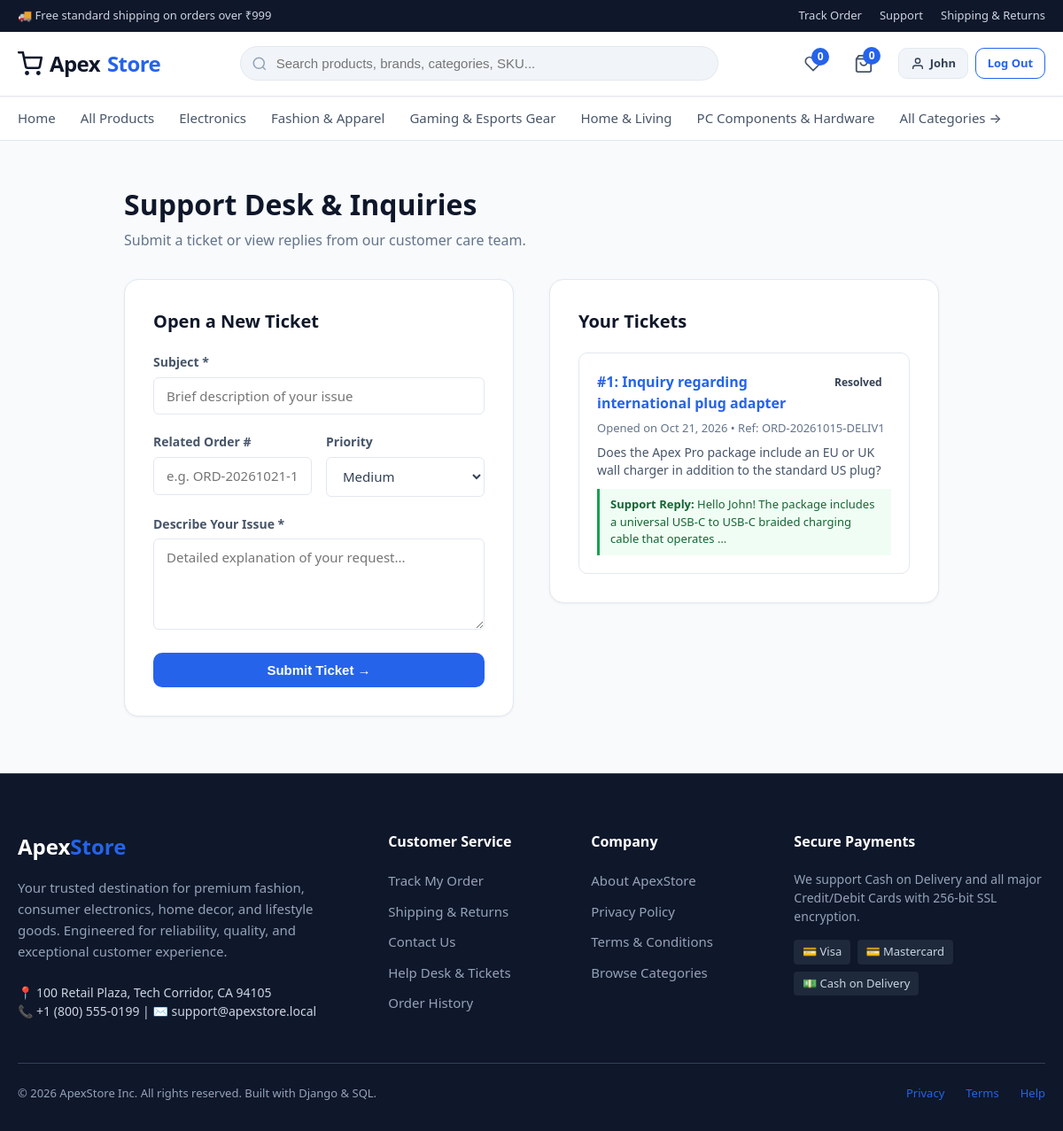
The page /accounts/support/ (signed in) on the database its author committed.
### catalog/models.py (models this page shows, shortened)
class Category(models.Model):
    name = models.CharField(max_length=100)
    slug = models.SlugField(max_length=120, unique=True)
    description = models.TextField(blank=True)
    image = models.ImageField(upload_to='categories/', blank=True, null=True)
    parent = models.ForeignKey('self', on_delete=models.CASCADE, null=True, blank=True, related_name='subcategories')
    is_active = models.BooleanField(default=True)
    created_at = models.DateTimeField(auto_now_add=True)
    class Meta:
        verbose_name_plural = 'Categories'
        ordering = ['name']

### accounts/models.py (models this page shows, shortened)
class SupportTicket(models.Model):
    STATUS_CHOICES = (
        ('open', 'Open'),
        ('in_progress', 'In Progress'),
        ('resolved', 'Resolved'),
        ('closed', 'Closed'),
    )
    PRIORITY_CHOICES = (
        ('low', 'Low'),
        ('medium', 'Medium'),
        ('high', 'High'),
        ('urgent', 'Urgent'),
    )
    user = models.ForeignKey(User, on_delete=models.CASCADE, related_name='support_tickets')
    subject = models.CharField(max_length=200)
    message = models.TextField()
    order_number = models.CharField(max_length=50, blank=True, help_text="Optional related order number")
    status = models.CharField(max_length=20, choices=STATUS_CHOICES, default='open')
    priority = models.CharField(max_length=20, choices=PRIORITY_CHOICES, default='medium')
    admin_response = models.TextField(blank=True)
    assigned_to = models.ForeignKey(User, on_delete=models.SET_NULL, null=True, blank=True, related_name='assigned_tickets')
    created_at = models.DateTimeField(auto_now_add=True)
    updated_at = models.DateTimeField(auto_now=True)
    class Meta:
        ordering = ['-created_at']

### accounts/views.py (the view)
# urls.py: path('support/', views.support_tickets_view, name='support_tickets'),
@login_required
def support_tickets_view(request):
    tickets = request.user.support_tickets.all()
    if request.method == 'POST':
        form = SupportTicketForm(request.POST)
        if form.is_valid():
            ticket = form.save(commit=False)
            ticket.user = request.user
            ticket.save()
            messages.success(request, f"Support ticket #{ticket.id} created. Our support team will get back to you shortly.")
            return redirect('accounts:support_tickets')
    else:
        form = SupportTicketForm()
    return render(request, 'accounts/support_tickets.html', {'tickets': tickets, 'form': form})

### accounts/forms.py
class SupportTicketForm(forms.ModelForm):
    class Meta:
        model = SupportTicket
        fields = ['subject', 'order_number', 'priority', 'message']
        widgets = {
            'subject': forms.TextInput(attrs={'class': 'form-control', 'placeholder': 'Brief description of your issue'}),
            'order_number': forms.TextInput(attrs={'class': 'form-control', 'placeholder': 'e.g. ORD-20261021-1234 (optional)'}),
            'priority': forms.Select(attrs={'class': 'form-select'}),
            'message': forms.Textarea(attrs={'class': 'form-control', 'rows': 4, 'placeholder': 'Detailed explanation of your request...'}),
        }

### accounts/models.py (called while the page is built)
    @property
    def is_staff_member(self):
        return self.user.is_superuser or self.role in [
            Role.SUPERADMIN, Role.MANAGER, Role.INVENTORY_STAFF, Role.ORDER_STAFF, Role.SUPPORT_STAFF
        ]

    @property
    def can_manage_products(self):
        return self.user.is_superuser or self.role in [Role.SUPERADMIN, Role.MANAGER, Role.INVENTORY_STAFF]

    @property
    def can_manage_inventory(self):
        return self.user.is_superuser or self.role in [Role.SUPERADMIN, Role.MANAGER, Role.INVENTORY_STAFF]

    @property
    def can_manage_orders(self):
        return self.user.is_superuser or self.role in [Role.SUPERADMIN, Role.MANAGER, Role.ORDER_STAFF]

    @property
    def can_manage_support(self):
        return self.user.is_superuser or self.role in [Role.SUPERADMIN, Role.MANAGER, Role.SUPPORT_STAFF]

    @property
    def can_view_reports(self):
        return self.user.is_superuser or self.role in [Role.SUPERADMIN, Role.MANAGER]

### cart/context_processors.py (called while the page is built)
def cart_context(request):
    try:
        cart = get_or_create_cart(request)
        cart_total_items = cart.total_items
        cart_subtotal = cart.subtotal
    except Exception:
        cart = None
        cart_total_items = 0
        cart_subtotal = 0
    wishlist_count = 0
    if request.user.is_authenticated:
        wishlist_count = Wishlist.objects.filter(user=request.user).count()
    return {
        'global_cart': cart,
        'cart_total_items': cart_total_items,
        'cart_subtotal': cart_subtotal,
        'wishlist_count': wishlist_count,
    }

### cart/models.py (called while the page is built)
    @property
    def total_items(self):
        return sum(item.quantity for item in self.items.all())

    @property
    def subtotal(self):
        return sum(item.line_total for item in self.items.all())

### templates/accounts/support_tickets.html (shortened to what this page needs)
{% extends 'base.html' %}
{% block content %}
<div class="container" style="max-width:960px;">
  <div style="margin-bottom:2rem;">
    <h1 style="font-size:2rem; font-weight:800; color:#0f172a; margin-bottom:0.25rem;">Support Desk & Inquiries</h1>
    <p style="color:#64748b;">Submit a ticket or view replies from our customer care team.</p>
  </div>
  <div style="display:grid; grid-template-columns: 1fr 1fr; gap:2.5rem; align-items:start;">
    <div style="background:#ffffff; border:1px solid #e2e8f0; border-radius:16px; padding:2rem; box-shadow:0 1px 3px rgba(0,0,0,0.05);">
      <h2 style="font-size:1.25rem; font-weight:700; color:#0f172a; margin-bottom:1.25rem;">Open a New Ticket</h2>
      <form method="POST">
        <div class="form-group">
          <label class="form-label">Subject *</label>
          {{ form.subject }}
        </div>
        <div style="display:grid; grid-template-columns: 1fr 1fr; gap:1rem;">
          <div class="form-group">
            <label class="form-label">Related Order #</label>
            {{ form.order_number }}
          </div>
          <div class="form-group">
            <label class="form-label">Priority</label>
            {{ form.priority }}
          </div>
        </div>
        <div class="form-group">
          <label class="form-label">Describe Your Issue *</label>
          {{ form.message }}
        </div>
        <button type="submit" class="btn btn-primary btn-full">Submit Ticket &rarr;</button>
      </form>
    </div>
    <div style="background:#ffffff; border:1px solid #e2e8f0; border-radius:16px; padding:2rem; box-shadow:0 1px 3px rgba(0,0,0,0.05);">
      <h2 style="font-size:1.25rem; font-weight:700; color:#0f172a; margin-bottom:1.25rem;">Your Tickets</h2>
      {% if tickets %}
      <div style="display:flex; flex-direction:column; gap:1rem;">
        {% for t in tickets %}
        <div style="border:1px solid #e2e8f0; border-radius:10px; padding:1.25rem;">
          <div style="display:flex; justify-content:space-between; align-items:flex-start; margin-bottom:0.4rem;">
            <a href="{% url 'accounts:ticket_detail' pk=t.pk %}" style="font-weight:700; color:#2563eb; font-size:1rem;">
              #{{ t.id }}: {{ t.subject }}
            </a>
            <span class="status-badge badge-{{ t.status }}">{{ t.get_status_display }}</span>
          </div>
          <div style="font-size:0.8125rem; color:#64748b; margin-bottom:0.5rem;">
            Opened on {{ t.created_at|date:"M d, Y" }} {% if t.order_number %}• Ref: {{ t.order_number }}{% endif %}
          </div>
          <p style="font-size:0.875rem; color:#475569; line-height:1.4;">{{ t.message|truncatewords:20 }}</p>
          {% if t.admin_response %}
          <div style="margin-top:0.75rem; background:#f0fdf4; border-left:3px solid #16a34a; padding:0.5rem 0.75rem; font-size:0.8125rem; color:#166534;">
            <strong>Support Reply:</strong> {{ t.admin_response|truncatewords:15 }}
          </div>
          {% endif %}
        </div>
        {% endfor %}
      </div>
      {% else %}
      <p style="color:#64748b; font-size:0.9375rem;">You do not have any open or previous support requests.</p>
      {% endif %}
    </div>
  </div>
</div>
{% endblock %}

### templates/base.html (shortened to what this page needs)
{% load static %}
<!DOCTYPE html>
<html lang="en">
<head>
  <link rel="stylesheet" href="{% static 'css/style.css' %}">
</head>
<body>
  <div class="top-bar">
    <div class="container top-bar-inner">
      <div>🚚 Free standard shipping on orders over {{ currency_symbol }}{{ free_shipping_threshold|floatformat:0 }}</div>
      <div class="top-bar-links">
        <a href="{% url 'orders:track' %}">Track Order</a>
        <a href="{% url 'catalog:contact' %}">Support</a>
        <a href="{% url 'catalog:shipping_returns' %}">Shipping & Returns</a>
      </div>
    </div>
  </div>
  <header class="main-header">
    <div class="container header-row">
      <a href="{% url 'catalog:home' %}" class="brand-logo">
        <svg width="28" height="28" viewBox="0 0 24 24" fill="none" stroke="currentColor" stroke-width="2.2" stroke-linecap="round" stroke-linejoin="round">
          <circle cx="9" cy="21" r="1"></circle>
          <circle cx="20" cy="21" r="1"></circle>
          <path d="M1 1h4l2.68 13.39a2 2 0 0 0 2 1.61h9.72a2 2 0 0 0 2-1.61L23 6H6"></path>
        </svg>
        Apex<span>Store</span>
      </a>
      <div class="header-search">
        <form action="{% url 'catalog:product_list' %}" method="GET" class="search-form">
          <input type="text" name="q" value="{{ request.GET.q|default:'' }}" class="search-input" placeholder="Search products, brands, categories, SKU...">
        </form>
      </div>
      <div class="header-actions">
        {% if user.is_authenticated %}
        <a href="{% url 'cart:wishlist' %}" class="action-link" title="Wishlist">
          <svg width="20" height="20" viewBox="0 0 24 24" fill="none" stroke="currentColor" stroke-width="2">
            <path d="M20.84 4.61a5.5 5.5 0 0 0-7.78 0L12 5.67l-1.06-1.06a5.5 5.5 0 0 0-7.78 7.78l1.06 1.06L12 21.23l7.78-7.78 1.06-1.06a5.5 5.5 0 0 0 0-7.78z"></path>
          </svg>
          <span class="badge-count wishlist-count-badge">{{ wishlist_count|default:0 }}</span>
        </a>
        {% endif %}
        <a href="{% url 'cart:cart_detail' %}" class="action-link" title="Shopping Cart">
          <svg width="22" height="22" viewBox="0 0 24 24" fill="none" stroke="currentColor" stroke-width="2">
            <path d="M6 2L3 6v14a2 2 0 0 0 2 2h14a2 2 0 0 0 2-2V6l-3-4z"></path>
            <line x1="3" y1="6" x2="21" y2="6"></line>
            <path d="M16 10a4 4 0 0 1-8 0"></path>
          </svg>
          <span class="badge-count cart-count-badge">{{ cart_total_items|default:0 }}</span>
        </a>
        {% if user.is_authenticated %}
        <div style="display:flex; align-items:center; gap:0.5rem;">
          <a href="{% url 'accounts:profile' %}" class="btn btn-secondary btn-sm" style="display:inline-flex; align-items:center; gap:0.35rem;">
            <svg width="16" height="16" viewBox="0 0 24 24" fill="none" stroke="currentColor" stroke-width="2">
              <path d="M20 21v-2a4 4 0 0 0-4-4H8a4 4 0 0 0-4 4v2"></path>
              <circle cx="12" cy="7" r="4"></circle>
            </svg>
            {{ user.first_name|default:user.username }}
          </a>
          <a href="{% url 'accounts:logout' %}" class="btn btn-outline btn-sm" title="Log Out">Log Out</a>
        </div>
        {% else %}
        <div style="display:flex; align-items:center; gap:0.5rem;">
          <a href="{% url 'accounts:login' %}" class="btn btn-secondary btn-sm">Sign In</a>
          <a href="{% url 'accounts:register' %}" class="btn btn-primary btn-sm">Sign Up</a>
        </div>
        {% endif %}
      </div>
    </div>
  </header>
  <nav class="category-nav">
    <div class="container">
      <ul class="category-menu">
        <li><a href="{% url 'catalog:home' %}">Home</a></li>
        <li><a href="{% url 'catalog:product_list' %}">All Products</a></li>
        {% for cat in nav_categories %}
        <li>
          <a href="{% url 'catalog:category_detail' slug=cat.slug %}">
            {{ cat.name }}
          </a>
        </li>
        {% endfor %}
        <li><a href="{% url 'catalog:category_list' %}">All Categories &rarr;</a></li>
      </ul>
    </div>
  </nav>
  <main class="main-content">
    {% block content %}{% endblock %}
  </main>
  <footer class="main-footer">
    <div class="container">
      <div class="footer-grid">
        <div>
          <div class="footer-brand">Apex<span>Store</span></div>
          <p class="footer-desc">
            Your trusted destination for premium fashion, consumer electronics, home decor, and lifestyle goods. Engineered for reliability, quality, and exceptional customer experience.
          </p>
          <p style="font-size:0.875rem; color:#cbd5e1;">
            📍 100 Retail Plaza, Tech Corridor, CA 94105<br>
            📞 +1 (800) 555-0199 | ✉️ support@apexstore.local
          </p>
        </div>
        <div class="footer-col">
          <h4>Customer Service</h4>
          <ul class="footer-links">
            <li><a href="{% url 'orders:track' %}">Track My Order</a></li>
            <li><a href="{% url 'catalog:shipping_returns' %}">Shipping & Returns</a></li>
            <li><a href="{% url 'catalog:contact' %}">Contact Us</a></li>
            <li><a href="{% url 'accounts:support_tickets' %}">Help Desk & Tickets</a></li>
            <li><a href="{% url 'orders:history' %}">Order History</a></li>
          </ul>
        </div>
        <div class="footer-col">
          <h4>Company</h4>
          <ul class="footer-links">
            <li><a href="{% url 'catalog:about' %}">About ApexStore</a></li>
            <li><a href="{% url 'catalog:privacy' %}">Privacy Policy</a></li>
            <li><a href="{% url 'catalog:terms' %}">Terms & Conditions</a></li>
            <li><a href="{% url 'catalog:category_list' %}">Browse Categories</a></li>
          </ul>
        </div>
        <div class="footer-col">
          <h4>Secure Payments</h4>
          <p style="font-size:0.875rem; margin-bottom:1rem; line-height:1.5;">
            We support Cash on Delivery and all major Credit/Debit Cards with 256-bit SSL encryption.
          </p>
          <div style="display:flex; gap:0.5rem; flex-wrap:wrap; font-size:0.8125rem; color:#cbd5e1;">
            <span style="background:#1e293b; padding:0.25rem 0.6rem; border-radius:4px;">💳 Visa</span>
            <span style="background:#1e293b; padding:0.25rem 0.6rem; border-radius:4px;">💳 Mastercard</span>
            <span style="background:#1e293b; padding:0.25rem 0.6rem; border-radius:4px;">💵 Cash on Delivery</span>
          </div>
        </div>
      </div>
      <div class="footer-bottom">
        <div>&copy; 2026 ApexStore Inc. All rights reserved. Built with Django & SQL.</div>
        <div style="display:flex; gap:1.5rem;">
          <a href="{% url 'catalog:privacy' %}">Privacy</a>
          <a href="{% url 'catalog:terms' %}">Terms</a>
          <a href="{% url 'catalog:contact' %}">Help</a>
        </div>
      </div>
    </div>
  </footer>
</body>
</html>

### rows shown on the page
Category: name "Electronics"
Category: name "Fashion & Apparel"
Category: name "Gaming & Esports Gear"
Category: name "Home & Living"
Category: name "PC Components & Hardware"
SupportTicket: id "1", subject "Inquiry regarding international plug adapter", status "Resolved", created_at "Oct 21, 2026", order_number "ORD-20261015-DELIV1", message "Does the Apex Pro package include an EU or UK wall charger in addition to the standard US plug?", admin_response "Hello John! The package includes a universal USB-C to USB-C braided charging cable that operates …"

### other values the page prints
{{ currency_symbol }} "₹"
{{ free_shipping_threshold|floatformat:0 }} "999"
{{ wishlist_count|default:0 }} "0"
{{ cart_total_items|default:0 }} "0"
{{ user.first_name|default:user.username }} "John"
